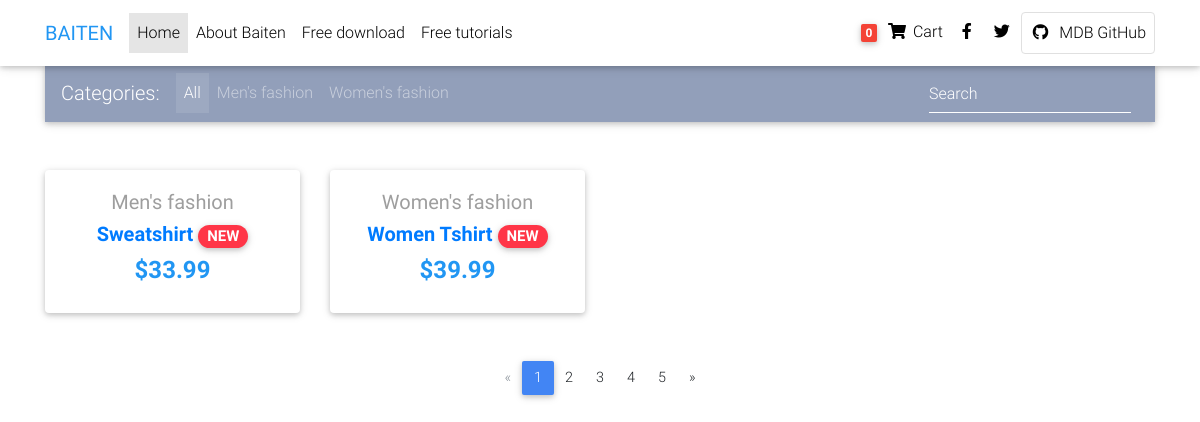
The page / on the database its author committed.
### shop/models.py (models this page shows, shortened)
class Category(models.Model):
    name = models.CharField(max_length=200,
                            db_index=True)
    slug = models.SlugField(max_length=200,
                            unique=True)
    class Meta:
        ordering = ('name',)
        verbose_name = 'category'
        verbose_name_plural = 'categories'
    def get_absolute_url(self):
        return reverse('shop:item_list',
                       args=[self.slug])

class Item(models.Model):
    category = models.ForeignKey(Category,
                                 related_name='products',
                                 on_delete=models.CASCADE)
    name = models.CharField(max_length=200, db_index=True)
    slug = models.SlugField(max_length=200, db_index=True)
    image = models.ImageField(upload_to='products/%Y/%m/%d',
                              blank=True)
    description = models.TextField(blank=True)
    price = models.DecimalField(max_digits=10, decimal_places=2)
    available = models.BooleanField(default=True)
    created = models.DateTimeField(auto_now_add=True)
    updated = models.DateTimeField(auto_now=True)
    tags = models.CharField(choices=TAG_CHOICES,
                            max_length=1)
    class Meta:
        ordering = ('name',)
        index_together = (('id', 'slug'),)
    def get_absolute_url(self):
        return reverse('shop:item_detail',
                       args=[self.id, self.slug])

### shop/views.py (the view)
# urls.py: path('', views.item_list, name='item_list'),
def item_list(request, category_slug=None):
    category = None
    categories = Category.objects.all()
    items = Item.objects.filter(available=True)
    if category_slug:
        category = get_object_or_404(Category, slug=category_slug)
        items = items.filter(category=category)
    return render(request,
                  'item/list.html',
                  {'category': category,
                   'categories': categories,
                   'items': items})

### shop/templates/item/list.html (shortened to what this page needs)
{% extends "base.html" %}
{% load static %}
{% block content %}
  <main>
    <div class="container">
      <nav class="navbar navbar-expand-lg navbar-dark mdb-color lighten-3 mt-3 mb-5">
        <span class="navbar-brand">Categories:</span>
        <div class="collapse navbar-collapse" id="basicExampleNav">
          <ul class="navbar-nav mr-auto">
            <li class="nav-item active">
              <a class="nav-link" href="{% url "shop:item_list" %}">All
              </a>
            </li>
            {% for c in categories %}
                <li {% if category.slug == c.slug %} class="nav-item">{% endif %}
                    <a class="nav-link" href="{{ c.get_absolute_url }}">{{ c.name }}</a>
                </li>
            {% endfor %}
          </ul>
          <form class="form-inline">
            <div class="md-form my-0">
              <input class="form-control mr-sm-2" type="text" placeholder="Search" aria-label="Search">
            </div>
          </form>
        </div>
      </nav>
      <section class="text-center mb-4">
        <div class="row wow fadeIn">
            {% for item in items %}
          <div class="col-lg-3 col-md-6 mb-4">
            <div class="card">
              <div class="card-body text-center">
                <a href="" class="grey-text">
                  <h5>{{ item.category.name|truncatechars:20 }}</h5>
                </a>
                <h5>
                  <strong>
                    <a href="{{ item.get_absolute_url }}">{{ item.name }}
                      <span class="badge badge-pill danger-color">NEW</span>
                    </a>
                  </strong>
                </h5>
                <h4 class="font-weight-bold blue-text">
                  <strong>${{ item.price }}</strong>
                </h4>
              </div>
            </div>
          </div>
          {% endfor %}
        </div>
      </section>
      <nav class="d-flex justify-content-center wow fadeIn">
        <ul class="pagination pg-blue">
          <li class="page-item disabled">
            <a class="page-link" href="#" aria-label="Previous">
              <span aria-hidden="true">&laquo;</span>
            </a>
          </li>
          <li class="page-item active">
            <a class="page-link" href="#">1
            </a>
          </li>
          <li class="page-item">
            <a class="page-link" href="#">2</a>
          </li>
          <li class="page-item">
            <a class="page-link" href="#">3</a>
          </li>
          <li class="page-item">
            <a class="page-link" href="#">4</a>
          </li>
          <li class="page-item">
            <a class="page-link" href="#">5</a>
          </li>
          <li class="page-item">
            <a class="page-link" href="#" aria-label="Next">
              <span aria-hidden="true">&raquo;</span>
            </a>
          </li>
        </ul>
      </nav>
    </div>
  </main>
{% endblock %}

### shop/templates/base.html (style rules this page uses)
html, body, header, .carousel { height: 60vh; }

### rows shown on the page
Category: name "Men's fashion"
Category: name "Women's fashion"
Item: category.name "Men's fashion", name "Sweatshirt", price "33.99"
Item: category.name "Women's fashion", name "Women Tshirt", price "39.99"
